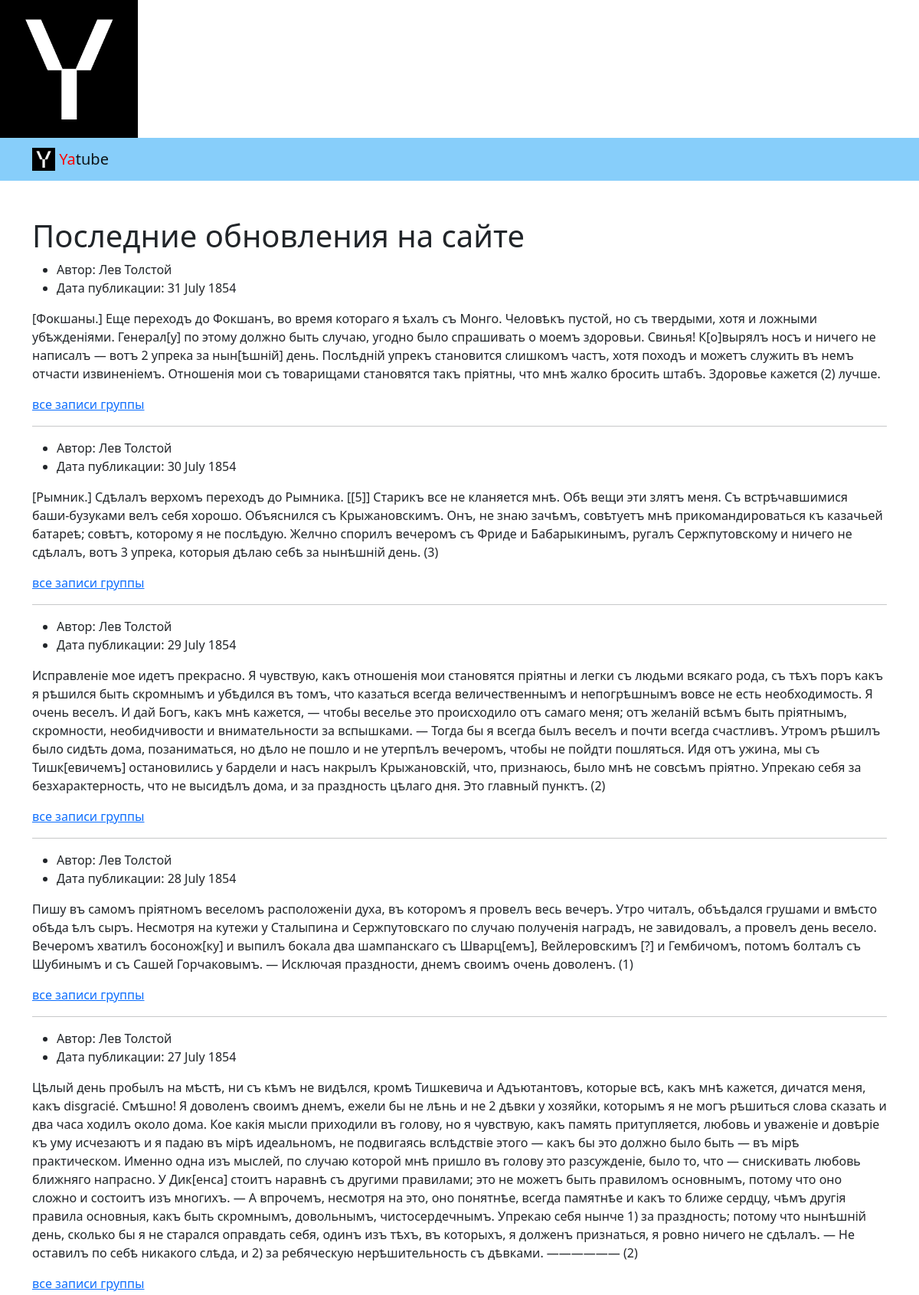
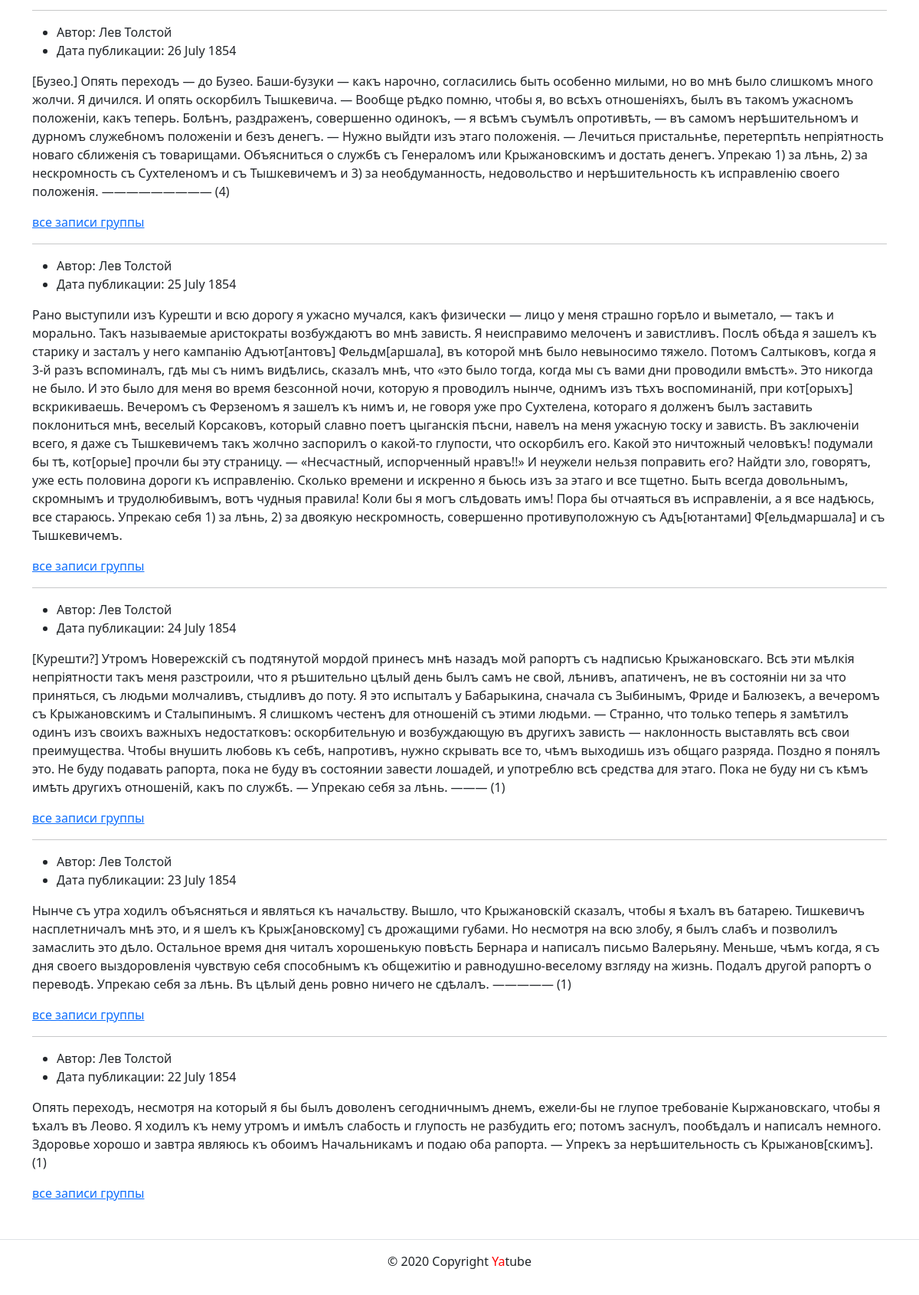
The page / on the database its author committed (2 pictures, top to bottom).
### posts/models.py (models this page shows)
class Post(models.Model):
    text = models.TextField()
    pub_date = models.DateTimeField(auto_now_add=True)
    author = models.ForeignKey(User, on_delete=models.CASCADE, related_name="posts")
    group = models.ForeignKey(
        Group, on_delete=models.CASCADE, related_name="group", null=True, blank=True
    )

### posts/views.py (the view)
# urls.py: path("", views.index, name="index"),
def index(request):
    posts = Post.objects.order_by("-pub_date")[:10]
    context = {
        "posts": posts,
    }
    return render(request, "posts/index.html", context)

### templates/posts/Index.html
<!DOCTYPE html>
{% extends 'base.html' %}
{% load static %}
{% block content %}
<html lang="ru">
    <main>
      <div class="container py-5">
        <h1>Последние обновления на сайте</h1>
        <article>
       {% for post in posts %}
          <ul>
            <li>
              Автор: {{ post.author.get_full_name }}
            </li>
            <li>
              Дата публикации: {{ post.pub_date|date:"d E Y" }}
            </li>
          </ul>
          <p>{{ post.text }}</p>
        {% if post.group %}
          <a href="{% url 'posts:group_posts' post.group.slug %}">все записи группы</a>
        {% endif %}
       {% if not forloop.last %}<hr>{% endif %}
       {% endfor %}
        </article>
      </div>
    </main>
  </body>
</html>
{% endblock content %}

### templates/base.html (shortened to what this page needs)
<!DOCTYPE html>
{% load static %}
{% include "posts/includes/header.html" %}
<html>
  <head>
    <link rel="stylesheet" href="{% static 'css/bootstrap.min.css' %}">
  </head>
  <body>
  </body>
  {% block content %}
  {% endblock content %}
  {% include "posts/includes/footer.html" %}
</html>

### templates/posts/includes/header.html (shortened to what this page needs)
<!DOCTYPE html>
{% load static %}
<html>
<head>
     <img src="{% static 'img/logo.png' %}"Style="weight:180px;height:180px;">
     <link rel="stylesheet" href="{% static 'css/bootstrap.min.css' %}">
<head>
    <link rel="stylesheet" href="css/bootstrap.min.css">
  </head>
  <body>
    <header>
      <nav class="navbar navbar-light" style="background-color: lightskyblue">
        <div class="container">
          <a class="navbar-brand" href="{% url 'posts:index' %}">
            <img src="img/logo.png" width="30" height="30" class="d-inline-block align-top" alt="">
            <span style="color:red">Ya</span>tube
          </a>
        </div>
      </nav>
    </header>
</html>

### templates/posts/includes/footer.html
    <footer class="border-top text-center py-3">
      <p>© 2020 Copyright <span style="color:red">Ya</span>tube</p>
    </footer>

### rows shown on the page
Post: author.get_full_name "Лев Толстой", pub_date "31 July 1854", text "[Фокшаны.] Еще переходъ до Фокшанъ, во время котораго я ѣхалъ съ Монго. Человѣкъ пустой, но съ твердыми, хотя и ложными убѣжденіями. Генерал[у] по этому должно быть случаю, угодно было спрашивать о моемъ здоровьи. Свинья! К[о]вырялъ носъ и ничего не написалъ — вотъ 2 упрека за нын[ѣшній] день. Послѣдній упрекъ становится слишкомъ частъ, хотя походъ и можетъ служить въ немъ отчасти извиненіемъ. Отношенія мои съ товарищами становятся такъ пріятны, что мнѣ жалко бросить штабъ. Здоровье кажется (2) лучше.", shows "все записи группы"
Post: author.get_full_name "Лев Толстой", pub_date "30 July 1854", text "[Рымник.] Сдѣлалъ верхомъ переходъ до Рымника. [[5]] Старикъ все не кланяется мнѣ. Обѣ вещи эти злятъ меня. Съ встрѣчавшимися баши-бузуками велъ себя хорошо. Объяснился съ Крыжановскимъ. Онъ, не знаю зачѣмъ, совѣтуетъ мнѣ прикомандироваться къ казачьей батареѣ; совѣтъ, которому я не послѣдую. Желчно спорилъ вечеромъ съ Фриде и Бабарыкинымъ, ругалъ Сержпутовскому и ничего не сдѣлалъ, вотъ 3 упрека, которыя дѣлаю себѣ за нынѣшній день. (3)", shows "все записи группы"
Post: author.get_full_name "Лев Толстой", pub_date "29 July 1854", text "Исправленіе мое идетъ прекрасно. Я чувствую, какъ отношенія мои становятся пріятны и легки съ людьми всякаго рода, съ тѣхъ поръ какъ я рѣшился быть скромнымъ и убѣдился въ томъ, что казаться всегда величественнымъ и непогрѣшнымъ вовсе не есть необходимость. Я очень веселъ. И дай Богъ, какъ мнѣ кажется, — чтобы веселье это происходило отъ самаго меня; отъ желаній всѣмъ быть пріятнымъ, скромности, необидчивости и внимательности за вспышками. — Тогда бы я всегда былъ веселъ и почти всегда счастливъ. Утромъ рѣшилъ было сидѣть дома, позаниматься, но дѣло не пошло и не утерпѣлъ вечеромъ, чтобы не пойдти пошляться. Идя отъ ужина, мы съ Тишк[евичемъ] остановились у бардели и насъ накрылъ…", shows "все записи группы"
Post: author.get_full_name "Лев Толстой", pub_date "28 July 1854", text "Пишу въ самомъ пріятномъ веселомъ расположеніи духа, въ которомъ я провелъ весь вечеръ. Утро читалъ, объѣдался грушами и вмѣсто обѣда ѣлъ сыръ. Несмотря на кутежи у Сталыпина и Сержпутовскаго по случаю полученія наградъ, не завидовалъ, а провелъ день весело. Вечеромъ хватилъ босонож[ку] и выпилъ бокала два шампанскаго съ Шварц[емъ], Вейлеровскимъ [?] и Гембичомъ, потомъ болталъ съ Шубинымъ и съ Сашей Горчаковымъ. — Исключая праздности, днемъ своимъ очень доволенъ. (1)", shows "все записи группы"
Post: author.get_full_name "Лев Толстой", pub_date "27 July 1854", text "Цѣлый день пробылъ на мѣстѣ, ни съ кѣмъ не видѣлся, кромѣ Тишкевича и Адъютантовъ, которые всѣ, какъ мнѣ кажется, дичатся меня, какъ disgracié. Смѣшно! Я доволенъ своимъ днемъ, ежели бы не лѣнь и не 2 дѣвки у хозяйки, которымъ я не могъ рѣшиться слова сказать и два часа ходилъ около дома. Кое какія мысли приходили въ голову, но я чувствую, какъ память притупляется, любовь и уваженіе и довѣріе къ уму исчезаютъ и я падаю въ мірѣ идеальномъ, не подвигаясь вслѣдствіе этого — какъ бы это должно было быть — въ мірѣ практическом. Именно одна изъ мыслей, по случаю которой мнѣ пришло въ голову это разсужденіе, было то, что — снискивать любовь ближняго напрасно. У Дик[енса] стоитъ наравнѣ съ другими…", shows "все записи группы"
Post: author.get_full_name "Лев Толстой", pub_date "26 July 1854", text "[Бузео.] Опять переходъ — до Бузео. Баши-бузуки — какъ нарочно, согласились быть особенно милыми, но во мнѣ было слишкомъ много жолчи. Я дичился. И опять оскорбилъ Тышкевича. — Вообще рѣдко помню, чтобы я, во всѣхъ отношеніяхъ, былъ въ такомъ ужасномъ положеніи, какъ теперь. Болѣнъ, раздраженъ, совершенно одинокъ, — я всѣмъ съумѣлъ опротивѣть, — въ самомъ нерѣшительномъ и дурномъ служебномъ положеніи и безъ денегъ. — Нужно выйдти изъ этаго положенія. — Лечиться пристальнѣе, перетерпѣть непріятность новаго сближенія съ товарищами. Объясниться о службѣ съ Генераломъ или Крыжановскимъ и достать денегъ. Упрекаю 1) за лѣнь, 2) за нескромность съ Сухтеленомъ и съ Тышкевичемъ и 3) за…", shows "все записи группы"
Post: author.get_full_name "Лев Толстой", pub_date "25 July 1854", text "Рано выступили изъ Курешти и всю дорогу я ужасно мучался, какъ физически — лицо у меня страшно горѣло и выметало, — такъ и морально. Такъ называемые аристократы возбуждаютъ во мнѣ зависть. Я неисправимо мелоченъ и завистливъ. Послѣ обѣда я зашелъ къ старику и засталъ у него кампанію Адъют[антовъ] Фельдм[аршала], въ которой мнѣ было невыносимо тяжело. Потомъ Салтыковъ, когда я 3-й разъ вспоминалъ, гдѣ мы съ нимъ видѣлись, сказалъ мнѣ, что «это было тогда, когда мы съ вами дни проводили вмѣстѣ». Это никогда не было. И это было для меня во время безсонной ночи, которую я проводилъ нынче, однимъ изъ тѣхъ воспоминаній, при кот[орыхъ] вскрикиваешь. Вечеромъ съ Ферзеномъ я зашелъ къ нимъ и, не…", shows "все записи группы"
Post: author.get_full_name "Лев Толстой", pub_date "24 July 1854", text "[Курешти?] Утромъ Новережскій съ подтянутой мордой принесъ мнѣ назадъ мой рапортъ съ надписью Крыжановскаго. Всѣ эти мѣлкія непріятности такъ меня разстроили, что я рѣшительно цѣлый день былъ самъ не свой, лѣнивъ, апатиченъ, не въ состояніи ни за что приняться, съ людьми молчаливъ, стыдливъ до поту. Я это испыталъ у Бабарыкина, сначала съ Зыбинымъ, Фриде и Балюзекъ, а вечеромъ съ Крыжановскимъ и Сталыпинымъ. Я слишкомъ честенъ для отношеній съ этими людьми. — Странно, что только теперь я замѣтилъ одинъ изъ своихъ важныхъ недостатковъ: оскорбительную и возбуждающую въ другихъ зависть — наклонность выставлять всѣ свои преимущества. Чтобы внушить любовь къ себѣ, напротивъ, нужно скрывать все…", shows "все записи группы"
Post: author.get_full_name "Лев Толстой", pub_date "23 July 1854", text "Нынче съ утра ходилъ объясняться и являться къ начальству. Вышло, что Крыжановскій сказалъ, чтобы я ѣхалъ въ батарею. Тишкевичъ насплетничалъ мнѣ это, и я шелъ къ Крыж[ановскому] съ дрожащими губами. Но несмотря на всю злобу, я былъ слабъ и позволилъ замаслить это дѣло. Остальное время дня читалъ хорошенькую повѣсть Бернара и написалъ письмо Валерьяну. Меньше, чѣмъ когда, я съ дня своего выздоровленія чувствую себя способнымъ къ общежитію и равнодушно-веселому взгляду на жизнь. Подалъ другой рапортъ о переводѣ. Упрекаю себя за лѣнь. Въ цѣлый день ровно ничего не сдѣлалъ. ————— (1)", shows "все записи группы"
Post: author.get_full_name "Лев Толстой", pub_date "22 July 1854", text "Опять переходъ, несмотря на который я бы былъ доволенъ сегодничнымъ днемъ, ежели-бы не глупое требованіе Кыржановскаго, чтобы я ѣхалъ въ Леово. Я ходилъ къ нему утромъ и имѣлъ слабость и глупость не разбудить его; потомъ заснулъ, пообѣдалъ и написалъ немного. Здоровье хорошо и завтра являюсь къ обоимъ Начальникамъ и подаю оба рапорта. — Упрекъ за нерѣшительность съ Крыжанов[скимъ]. (1)", shows "все записи группы"
